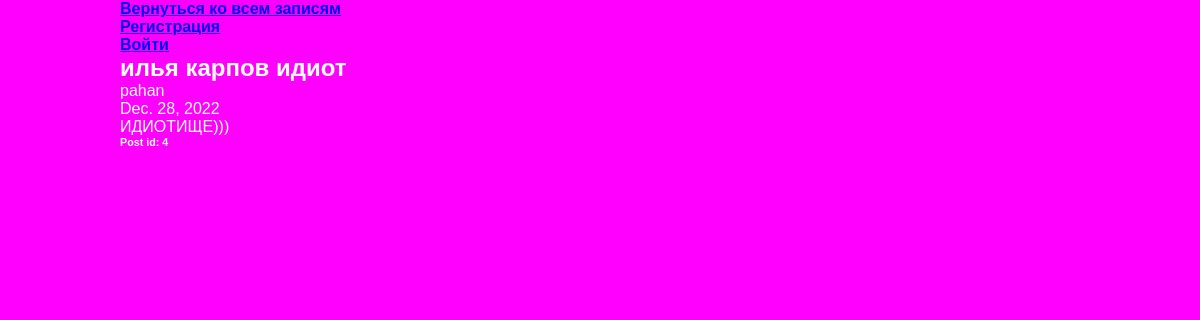
The page /articles/4/ on the database its author committed.
### articles/models.py (models this page shows, shortened)
class Article(models.Model):
    title = models.CharField(max_length=200)
    author = models.ForeignKey(User, on_delete=models.CASCADE)
    text = models.TextField()
    created_date = models.DateField(auto_now_add=True)

### articles/views.py (the view)
# urls.py: path('articles/<int:article_id>/', views.get_article, name='get_article')
def get_article(request, article_id):
    try:
        post = Article.objects.get(id=article_id)
        return render(request, 'article.html', {"post": post})
    except Article.DoesNotExist:
        raise Http404

### articles/templates/article.html (shortened to what this page needs)
<!DOCTYPE html>
<html lang="en">
<head>
    <link rel="stylesheet" href="{{ STATIC_URL }}/static/style.css">
</head>
<body  class="article">
    <h4>
        <a href="/articles/">Вернуться ко всем записям</a>
        <a href="/register"><h4 class="post-title">Регистрация</h4></a>
        <a href="/login/">Войти</a>
    </h4>
    <div class="one-post" >
        <h2 class="post-title">{{ post.title }}</h2>
        <div class="article-info">
            <div class="article-author">{{ post.author.username }}</div>
            <div class="article-created- date">{{ post.created_date }}</div>
        </div>
        <p class="article-text">{{ post.text }}</p>
    </div>
    <h6 >Post id:  {{ post.id }}</h3>
</body>
</html>

### articles/static/style.css (style rules this page uses)
* { margin: 0; padding: 0; }
body { max-width: 1920px; background: #FF00FF; font-family: Tahoma, Arial, sans-serif; color: #ffffff; }
.article { width: 960px; margin-left: auto; margin-right: auto; }

### rows shown on the page
Article: title "илья карпов идиот", author.username "pahan", created_date "Dec. 28, 2022", text "ИДИОТИЩЕ)))", id "4"
